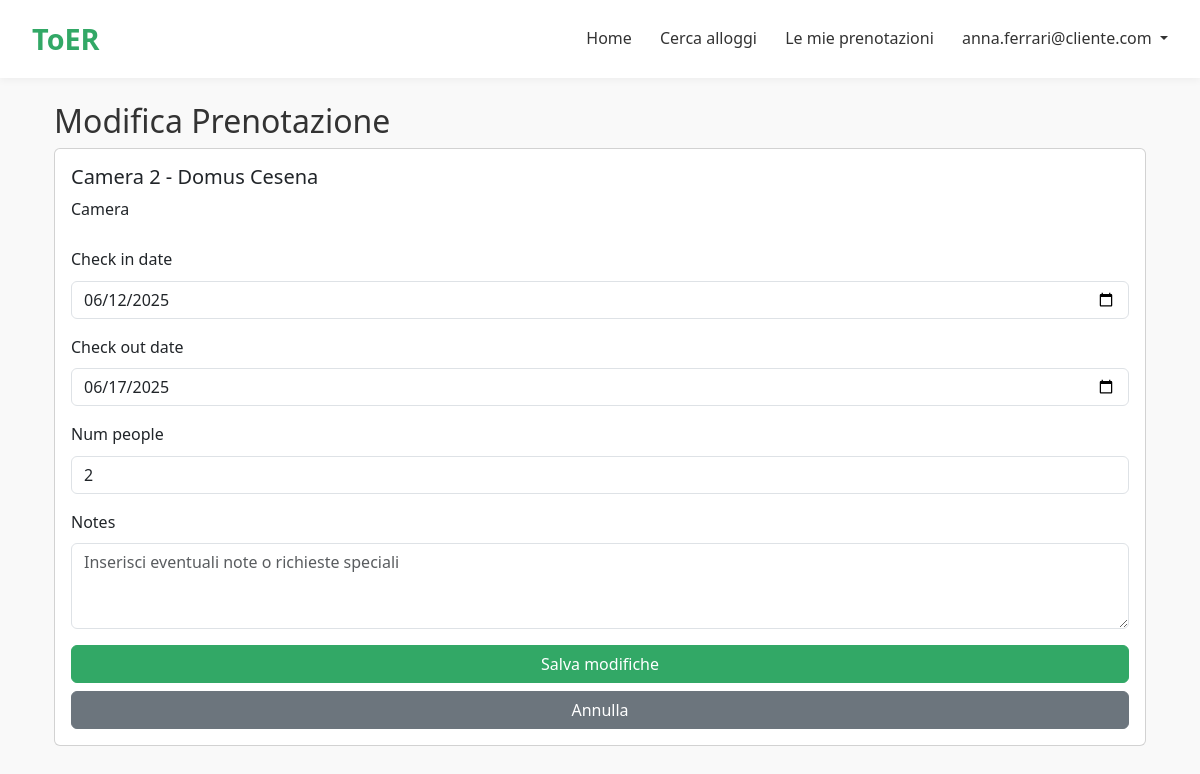
Page /prenotazioni/modifica/1/ (signed in) on the committed database.
### account/models.py (models this page shows, shortened)
class User(AbstractUser):
    class UserType(models.TextChoices):
        ADMIN = 'ADMIN', _('Admin')
        GESTORE = 'GESTORE', _('Gestore')
        CLIENTE = 'CLIENTE', _('Cliente')
    username = None
    first_name = None
    last_name = None
    email = models.EmailField(_('email address'), unique=True)
    user_type = models.CharField(
        max_length=10,
        choices=UserType.choices,
        default=UserType.CLIENTE,
        help_text=_('Specifica se l\'utente è un gestore o un cliente'),
    )
    nome = models.CharField(max_length=100, blank=True)
    cognome = models.CharField(max_length=100, blank=True)
    telefono = models.CharField(max_length=20, blank=True)
    USERNAME_FIELD = 'email'
    REQUIRED_FIELDS = []
    objects = UserManager()
    def is_gestore(self):
        return self.user_type == self.UserType.GESTORE

class Camera(models.Model):
    struttura = models.ForeignKey(Struttura, on_delete=models.CASCADE, related_name='camere')
    numero_camera = models.PositiveIntegerField(default=1)
    prezzo_per_notte = models.DecimalField(max_digits=7, decimal_places=2, default=50.00)
    def camera_image_upload_path(instance, filename):
        struttura_nome = instance.struttura.nome.replace(" ", "_")
        camera_nome = f"camera_{instance.numero_camera}"
        return f"strutture/camere/{struttura_nome}/{camera_nome}/{filename}"
    immagine = models.ImageField(upload_to=camera_image_upload_path, blank=True, null=True)
    disponibilita = models.BooleanField(default=True)
    numero_persone = models.PositiveIntegerField()
    descrizione = models.TextField(blank=True)
    bagno_privato = models.BooleanField(default=True)
    aria_condizionata = models.BooleanField(default=False)
    wifi = models.BooleanField(default=True)
    tv = models.BooleanField(default=False)
    balcone = models.BooleanField(default=False)
    vista = models.CharField(max_length=100, blank=True, help_text="Es: mare, montagna, città")
    letto_matrimoniale = models.BooleanField(default=False)
    letti_singoli = models.PositiveIntegerField(default=0)
    accessibile_disabili = models.BooleanField(default=False)

class Struttura(models.Model):
    TIPI_STRUTTURA = [
        ('hotel', 'Hotel'),
        ('b&b', 'Bed & Breakfast'),
        ('casa_vacanze', 'Casa Vacanze'),
        ('ostello', 'Ostello'),
    ]
    gestore = models.ForeignKey(GestoreProfile, on_delete=models.CASCADE, related_name='strutture')
    nome = models.CharField(max_length=200)
    descrizione = models.TextField()
    indirizzo = models.CharField(max_length=250)
    def struttura_image_upload_path(instance, filename):
        struttura_nome = instance.nome.replace(" ", "_")
        return f"strutture/{struttura_nome}/{filename}"
    immagine = models.ImageField(upload_to=struttura_image_upload_path, blank=True, null=True)
    disponibilita = models.BooleanField(default=True)
    tipologia = models.CharField(max_length=30, choices=TIPI_STRUTTURA, default='hotel')
    parcheggio = models.BooleanField(default=False)
    piscina = models.BooleanField(default=False)
    ristorante = models.BooleanField(default=False)
    animali_ammessi = models.BooleanField(default=False)
    citta = models.CharField(max_length=100, blank=True)
    telefono = models.CharField(max_length=20, blank=True)
    numero_camere = models.PositiveIntegerField(default=1)

### prenotazioni/models.py (models this page shows, shortened)
class Booking(models.Model):
    STATUS_CHOICES = [
        ('pending', 'In attesa'),      # Prenotazione creata ma non ancora confermata
        ('approved', 'Approvata'),     # Prenotazione confermata
        ('rejected', 'Rifiutata'),     # Prenotazione rifiutata
        ('checked_in', 'Check-in effettuato'),  # Cliente ha effettuato il check-in
        ('checked_out', 'Check-out effettuato'),  # Cliente ha effettuato il check-out
        ('cancelled', 'Cancellata'),   # Prenotazione cancellata
    ]
    user = models.ForeignKey(settings.AUTH_USER_MODEL, on_delete=models.CASCADE)  # Utente che ha effettuato la prenotazione
    camera = models.ForeignKey(Camera, on_delete=models.CASCADE, null=True, blank=True)  # Camera prenotata
    check_in_date = models.DateField(default=get_default_check_in)  # Data prevista di check-in
    check_out_date = models.DateField(default=get_default_check_out)  # Data prevista di check-out
    num_people = models.IntegerField()  # Numero di persone per cui si prenota
    status = models.CharField(max_length=20, choices=STATUS_CHOICES, default='pending')  # Stato attuale della prenotazione
    notes = models.TextField(blank=True)  # Note aggiuntive sulla prenotazione
    created_at = models.DateTimeField(auto_now_add=True)  # Data e ora di creazione della prenotazione
    actual_check_in = models.DateTimeField(null=True, blank=True)  # Data e ora effettiva del check-in
    actual_check_out = models.DateTimeField(null=True, blank=True)  # Data e ora effettiva del check-out
    class Meta:
        ordering = ['-check_in_date', '-created_at']
        verbose_name = 'Prenotazione'
        verbose_name_plural = 'Prenotazioni'

### prenotazioni/views.py (the view)
# urls.py: path('modifica/<int:pk>/', views.modifica_prenotazione, name='modifica_prenotazione'),  # Modifica prenotazione esistente
@login_required
def modifica_prenotazione(request, pk):
    prenotazione = get_object_or_404(Booking, pk=pk, user=request.user)
    if prenotazione.status in ['checked_in', 'checked_out', 'cancelled']:
        messages.error(request, 'Non puoi modificare questa prenotazione!')
        return redirect('prenotazioni:lista_prenotazioni')
    if request.method == 'POST':
        form = BookingForm(request.POST, instance=prenotazione)
        if form.is_valid():
            nuova_prenotazione = form.save(commit=False)
            if nuova_prenotazione.is_available():
                nuova_prenotazione.save()
                messages.success(request, 'Prenotazione modificata con successo!')
                return redirect('prenotazioni:lista_prenotazioni')
            else:
                messages.error(request, 'Le nuove date non sono disponibili!')
    else:
        form = BookingForm(instance=prenotazione)
    return render(request, 'prenotazioni/modifica_prenotazione.html', {
        'form': form,
        'prenotazione': prenotazione
    })

### prenotazioni/templates/prenotazioni/modifica_prenotazione.html (shortened to what this page needs)
{% extends 'home.html' %}
{% block content %}
<div class="container mt-4">
    <h2>Modifica Prenotazione</h2>
    <div class="card">
        <div class="card-body">
            <h5 class="card-title">Camera {{ prenotazione.camera.numero_camera }} - {{ prenotazione.camera.struttura.nome }}</h5>
            <form method="post">
                {% for field in form %}
                    <div class="mb-3">
                        <label for="{{ field.id_for_label }}" class="form-label">{{ field.label }}</label>
                        {{ field }}
                    </div>
                {% endfor %}
                <div class="d-grid gap-2">
                    <button type="submit" class="btn btn-primary">
                         Salva modifiche
                    </button>
                    <a href="{% url 'prenotazioni:lista_prenotazioni' %}" class="btn btn-secondary">
                         Annulla
                    </a>
                </div>
            </form>
        </div>
    </div>
</div>
{% endblock %}

### toER/templates/home.html (shortened to what this page needs)
<!DOCTYPE html>
<html lang="it">
<head>
    <link href="https://cdn.jsdelivr.net/npm/bootstrap@5.3.0-alpha1/dist/css/bootstrap.min.css" rel="stylesheet">
</head>
<body>
    <header>
        <div class="logo">
            <a href="{% url 'home' %}" style="text-decoration: none; color: inherit;">ToER</a>
        </div>
        <nav>
            <a href="{% url 'home' %}">Home</a>
            <a href="{% url 'ricerca:ricerca_strutture' %}">Cerca alloggi</a>
            {% if user.is_authenticated %}
                {% if user.is_gestore %}
                    <a href="{% url 'account:dashboard_gestore' %}">Dashboard Gestore</a>
                {% else %}
                    <a href="{% url 'prenotazioni:lista_prenotazioni' %}">Le mie prenotazioni</a>
                {% endif %}
                <div class="dropdown" style="display: inline-block;">
                    <a href="#" class="dropdown-toggle" id="navbarDropdown" role="button" data-bs-toggle="dropdown" aria-expanded="false">
                        {{ user.email }}
                    </a>
                </div>
            {% else %}
                <a href="{% url 'account:login' %}">Accedi</a>
                <a href="{% url 'account:register' %}" class="btn btn-search">Registrati</a>
            {% endif %}
        </nav>
    </header>
    <div class="container mt-4">
        {% block content %}{% endblock %}
    </div>
</body>
</html>

### toER/templates/home.html (style rules this page uses)
* { margin: 0; padding: 0; box-sizing: border-box; }
body { font-family: "Segoe UI", sans-serif; line-height: 1.6; background: #f9f9f9; color: #333; min-height: 100vh; position: relative; padding-bottom: 60px; }
header { background-color: #ffffff; padding: 1rem 2rem; display: flex; justify-content: space-between; align-items: center; box-shadow: 0 2px 8px rgba(0, 0, 0, 0.05); }
.logo { font-size: 1.8rem; font-weight: bold; color: #32a866; }
nav a { margin-left: 1.5rem; text-decoration: none; color: #333; font-weight: 500; }
.btn-primary { background-color: #32a866; border-color: #32a866; }

### rows in the picture
User: email "anna.ferrari@cliente.com"
Booking: camera.numero_camera "2", camera.struttura.nome "Domus Cesena", form "06/12/2025" "06/17/2025" "2"

### other values in the picture
{{ field.label }} "Camera" "Check in date" "Check out date" "Num people" "Notes"
